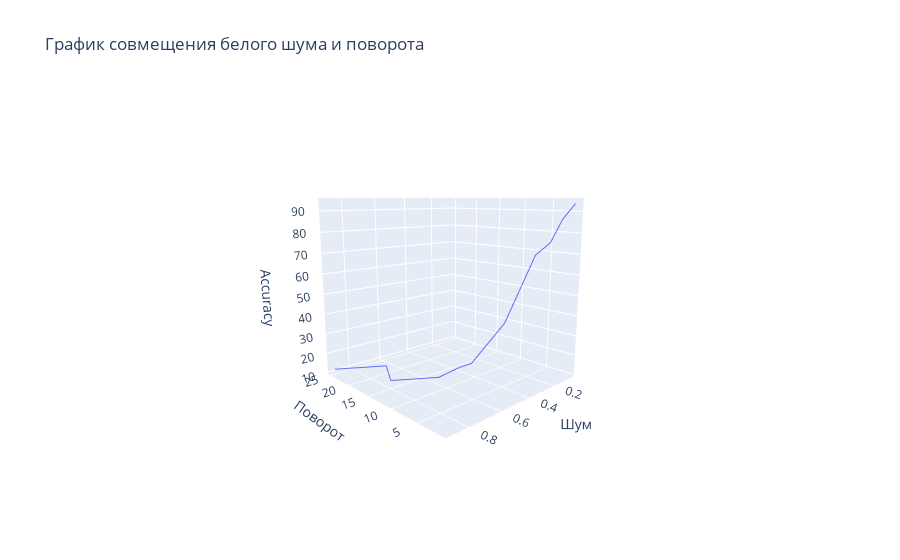

Notebook code for this chart:
### Code cell
fig = px.line_3d(x=rotation_values,
                 y=scale_values, 
                 z=acc_values,
                 labels = {'x':'Поворот',
                          'y':'Шум',
                          'z': 'Accuracy'},
                title='График совмещения белого шума и поворота')
fig.show()

### Figure 1 — Plotly figure (JSON) as saved in the notebook; plotly's stock layout.template omitted (floating-point values rounded to 4 significant figures)
{"data": [{"hovertemplate": "Поворот=%{x}<br>Шум=%{y}<br>Accuracy=%{z}<extra></extra>", "legendgroup": "", "line": {"color": "#636efa", "dash": "solid"}, "marker": {"symbol": "circle"}, "mode": "lines", "name": "", "scene": "scene", "showlegend": false, "type": "scatter3d", "x": [1, 2, 3, 5, 7, 8, 9, 10, 15, 20, 25], "y": [0.05, 0.1, 0.14, 0.16, 0.3, 0.5, 0.55, 0.65, 0.8, 0.7, 0.9], "z": [93.46, 86.26, 75.59, 69.28, 36.85, 20.41, 18.68, 15.56, 13.04, 12.97, 11.53]}], "layout": {"autosize": true, "legend": {"tracegroupgap": 0}, "scene": {"aspectmode": "auto", "aspectratio": {"x": 1, "y": 1, "z": 1}, "camera": {"center": {"x": 0, "y": 0, "z": 0}, "eye": {"x": -1.807, "y": 1.714, "z": 0.5033}, "projection": {"type": "perspective"}, "up": {"x": 0, "y": 0, "z": 1}}, "domain": {"x": [0, 1], "y": [0, 1]}, "xaxis": {"title": {"text": "Поворот"}, "type": "linear"}, "yaxis": {"title": {"text": "Шум"}, "type": "linear"}, "zaxis": {"title": {"text": "Accuracy"}, "type": "linear"}}, "title": {"text": "График совмещения белого шума и поворота"}}}
